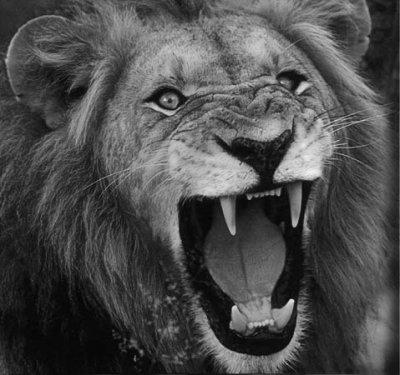
#> input picture imgs/convolve_test2.jpg, 400 x 375 px, found by its file name
$ python sobel_example.py
#> lines starting #> are read from the running program, lines starting #| are printed output that depends on the picture
from PIL import Image
import numpy as np
from scipy.signal import convolve2d
from scipy.ndimage.filters import maximum_filter


def c2d(img, conv, mode):
    if mode != "valid":
        raise Exception("BAD STUFF!!")
    img_height, img_width = img.shape
    k_height, k_width = conv.shape
    out_height, out_width = img_height - k_height + 1, img_width - k_width + 1
    out = np.zeros([out_height, out_width], dtype=np.float32)

    for i in range(out_height):
        for j in range(out_width):
            patch = get_patch(img, i, j, k_height, k_width)
            out[i, j] = convolve(patch, conv)
    return out

def get_patch(img, i, j, k_height, k_width):
    return img[i:i+k_height, j:j+k_width]

def convolve(patch, conv):
    return (patch * conv).sum()


im = Image.open("./imgs/convolve_test2.jpg")
#> im is the input picture: PIL image 400x375 RGB; min 0, max 246, mean 75.4
data = np.array(im)
print(data.shape)
#| (375, 400, 3)
data = data[:,:,1]

sobelx = np.array([
    [1, 0, -1],
    [2, 0, -2],
    [1, 0, -1]
])

sobely = np.array([
    [ 1,  2,  1],
    [ 0,  0,  0],
    [-1, -2, -1]
])

# sobely = np.zeros([3,3], dtype=np.float32)

outx = c2d(data, sobelx, mode="valid")
#> after the loop in c2d, `for i in range(out_height):`:
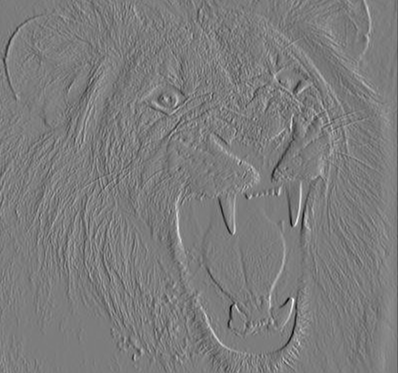
#> out: shape (373, 398) float32; min -709, max 738, mean -0.2; drawn with min black and max white
outy = c2d(data, sobely, mode="valid")
#> call 2 of c2d, with conv = array of shape (3, 3), mode = 'valid'
#> after the loop in c2d (call 2), `for i in range(out_height):`:
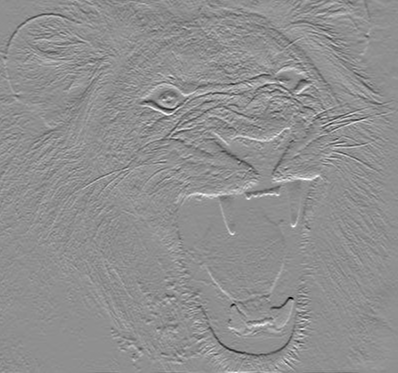
#> out: shape (373, 398) float32; min -742, max 577, mean 1.1; drawn with min black and max white
out = np.sqrt(outx**2 + outy**2)
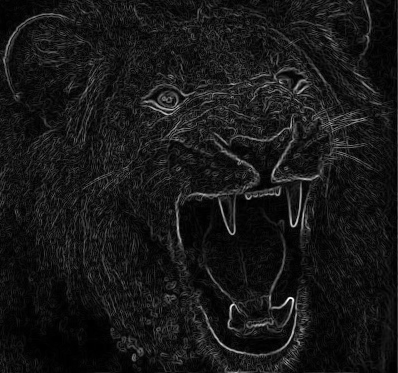
#> out: shape (373, 398) float32; min 0, max 790.3, mean 72.6; drawn with min black and max white


out = np.absolute(out)
out = out / out.max()
out = out * 255
out = out.astype(np.uint8)
print(out)
#> (printed output is left out)
# out = out*(out == maximum_filter(out,footprint=np.ones((2,2))))
# out = out * (out > 64)

img = Image.fromarray(out, 'L')
# img.show()
